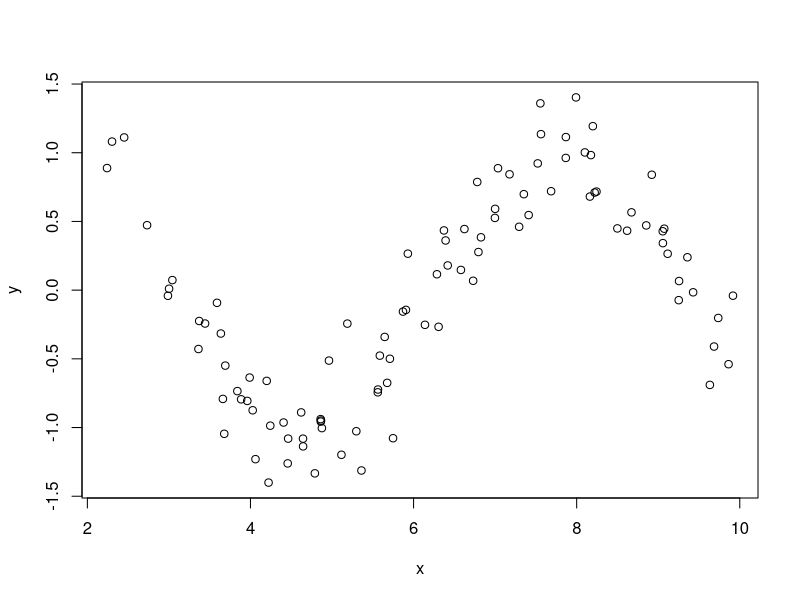
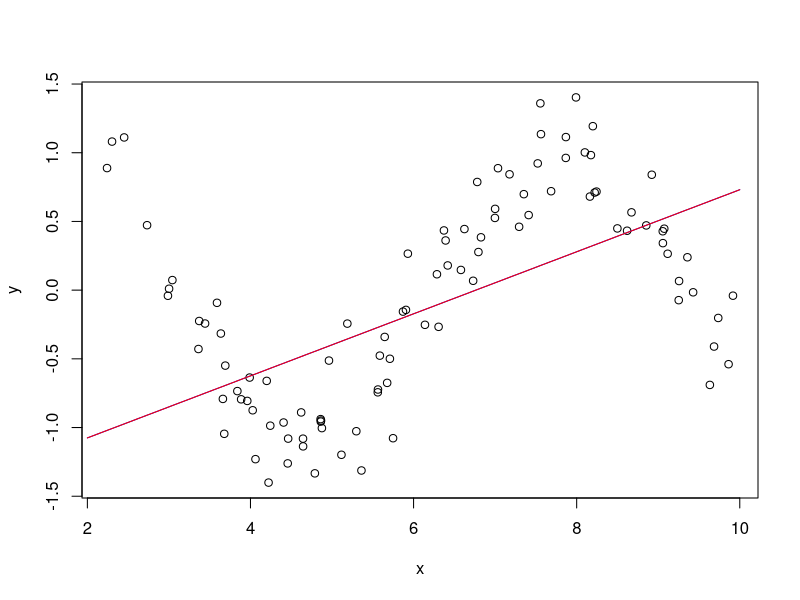
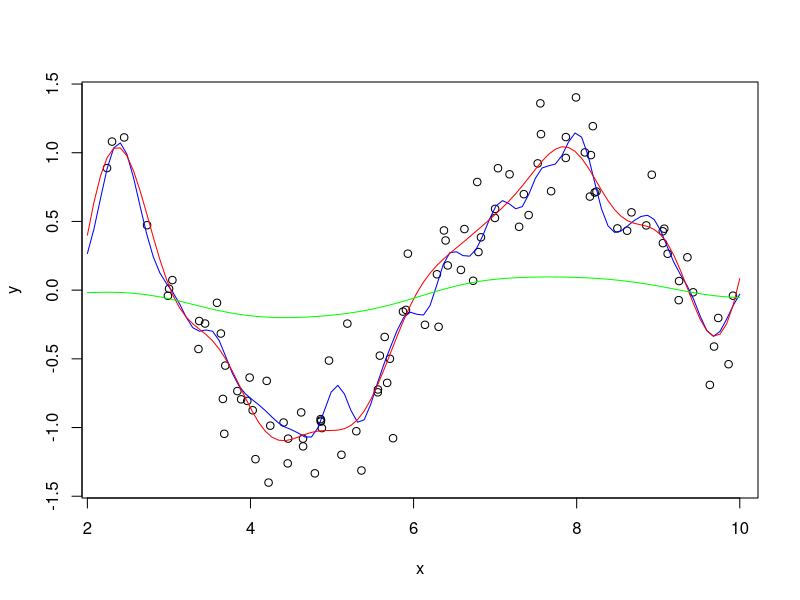
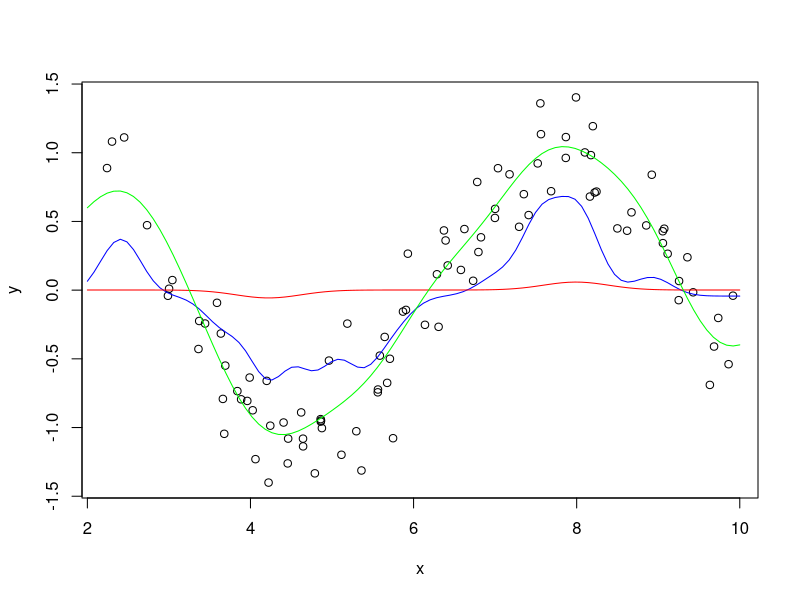
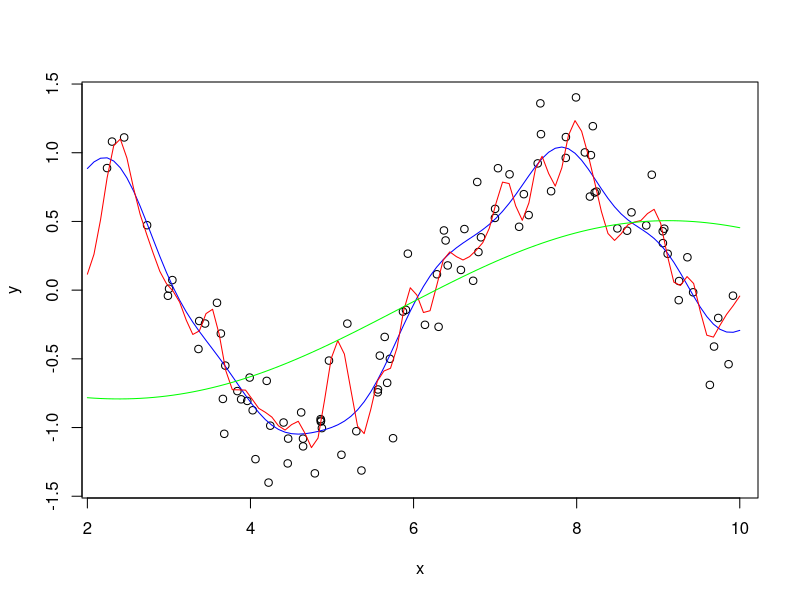

The R script that drew these images, in order:
#Ans 7.1

set.seed(100)
x <- runif(100, min = 2, max = 10)
y <- sin(x) + rnorm(length(x)) * .25
sinData <- data.frame(x = x, y = y)
plot(x,y, mar = c(1,1,1,1))

#testing set 
dataGrid <- data.frame(x = seq(2,10, length = 100))

library(kernlab)
#linear kernel
rbfSVM <- ksvm(x = x, y = y, data = sinData,
               kernel = 'vanilladot', kpar = 'automatic',
               C = 1, epsilon = 0.1)
pred <- predict(rbfSVM, newdata = dataGrid)
plot(x,y, mar = c(1,1,1,1))
points(x = dataGrid$x, y = pred[,1],
       type = 'l', col = 'blue')

#poly kernel - same line as the linear one
rbfSVM <- ksvm(x = x, y = y, data = sinData,
               kernel = 'polydot', kpar = 'automatic',
               C = 1, epsilon = 0.1)
pred <- predict(rbfSVM, newdata = dataGrid)
points(x = dataGrid$x, y = pred[,1],
       type = 'l', col = 'red')

#radial kernel
rbfSVM <- ksvm(x = x, y = y, data = sinData,
               kernel = 'rbfdot', kpar = 'automatic',
               C = 1, epsilon = 0.1)
pred <- predict(rbfSVM, newdata = dataGrid)
plot(x,y, mar = c(1,1,1,1))
points(x = dataGrid$x, y = pred[,1],
       type = 'l', col = 'blue')

#tweaking C, sigma and epsilon
#lowering C - should overfit
rbfSVM <- ksvm(x = x, y = y, data = sinData,
               kernel = 'rbfdot', kpar = 'automatic',
               C = 10^2, epsilon = 0.1)
pred <- predict(rbfSVM, newdata = dataGrid)
points(x = dataGrid$x, y = pred[,1],
       type = 'l', col = 'red')

#increasing C - should underfit
rbfSVM <- ksvm(x = x, y = y, data = sinData,
               kernel = 'rbfdot', kpar = 'automatic',
               C = 10^(-2), epsilon = 0.1)
pred <- predict(rbfSVM, newdata = dataGrid)
points(x = dataGrid$x, y = pred[,1],
       type = 'l', col = 'green')

#epsilon
#increasing epsilon
rbfSVM <- ksvm(x = x, y = y, data = sinData,
               kernel = 'rbfdot', kpar = 'automatic',
               C = 1, epsilon = 1)
pred <- predict(rbfSVM, newdata = dataGrid)
plot(x,y, mar = c(1,1,1,1))
points(x = dataGrid$x, y = pred[,1],
       type = 'l', col = 'blue')

#increasing epsilon
rbfSVM <- ksvm(x = x, y = y, data = sinData,
               kernel = 'rbfdot', kpar = 'automatic',
               C = 1, epsilon = 1.8)
pred <- predict(rbfSVM, newdata = dataGrid)
points(x = dataGrid$x, y = pred[,1],
       type = 'l', col = 'red')

#decreasing epsilon
rbfSVM <- ksvm(x = x, y = y, data = sinData,
               kernel = 'rbfdot', kpar = 'automatic',
               C = 1, epsilon = 0.5)
pred <- predict(rbfSVM, newdata = dataGrid)
points(x = dataGrid$x, y = pred[,1],
       type = 'l', col = 'green')

#original
rbfSVM <- ksvm(x = x, y = y, data = sinData,
               kernel = 'rbfdot', kpar = 'automatic',
               C = 1, epsilon = 0.1)
pred <- predict(rbfSVM, newdata = dataGrid)
plot(x,y, mar = c(1,1,1,1))
points(x = dataGrid$x, y = pred[,1],
       type = 'l', col = 'blue')

#increasing sigma - overfits 
rbfSVM <- ksvm(x = x, y = y, data = sinData,
               kernel = 'rbfdot', kpar = list(sigma = 100),
               C = 1, epsilon = 0.1)
pred <- predict(rbfSVM, newdata = dataGrid)
points(x = dataGrid$x, y = pred[,1],
       type = 'l', col = 'red')

#decreasing signma
rbfSVM <- ksvm(x = x, y = y, data = sinData,
               kernel = 'rbfdot', kpar = list(sigma = 0.1),
               C = 1, epsilon = 0.1)
pred <- predict(rbfSVM, newdata = dataGrid)
points(x = dataGrid$x, y = pred[,1],
       type = 'l', col = 'green')
